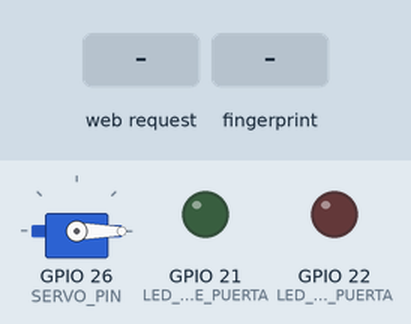
A sketch run on a simulated ESP32. On the bench: servo, output pins drawn as LEDs (lit = HIGH). Dashed ring = blinking. The test bench sets the inputs (shaded band). WiFi joins after 1.5 s; servers stay silent unless stated; uploads are accepted with an empty reply; the modem accepts every AT command (registered, SIM ready, sends succeed) and sends nothing else; what the sketch prints to the serial monitor is not drawn.

Above: at 5.8 s.
5.9 s: HTTP request GET /api/registrar-huella?id=1 received
At 6.0 s:
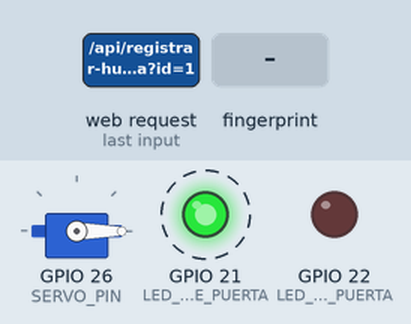
8.9 s: finger stored as number 1 placed on the sensor
At 11.95 s:
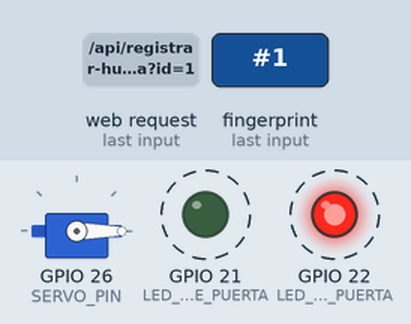
Timing chart, 0 to 14.8 s (numbered marks = the images above; inputs shaded):
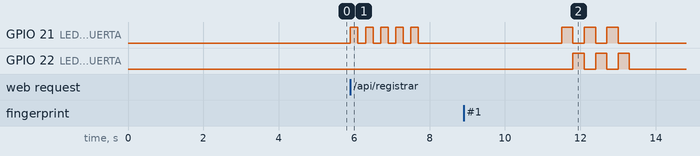

Measured:
- after the input at 5.9 s, GPIO 21 (LED_VERDE_PUERTA): alternates HIGH for 0.20 s and LOW for 0.20 s, 10 changes in all, then stays LOW, starting at once
- after the input at 8.9 s, GPIO 21 (LED_VERDE_PUERTA): alternates HIGH for 0.30 s and LOW for 0.30 s, 6 changes in all, then stays LOW, starting after 2.6 s; GPIO 22 (LED_ROJO_PUERTA): alternates HIGH for 0.30 s and LOW for 0.30 s, 6 changes in all, then stays LOW, starting after 2.9 s

The sketch:

huellaApi.ino
```cpp
#include <Adafruit_Fingerprint.h>
#include <ESP32Servo.h>
#include <WiFi.h>
#include <WebServer.h>
#include <HTTPClient.h>
#include <ArduinoJson.h>

#define SERVO_PIN 26
#define LED_VERDE_PUERTA 21
#define LED_ROJO_PUERTA 22
#define RX_PIN 16
#define TX_PIN 17
#define RX_GSM 3
#define TX_GSM 1

const char* ssid = "MEGACABLE-2.4G-FEAB";
const char* password = "2NyZbduaAC";
const char* apiEndpoint = "https://smar-edu-suite-backend.vercel.app/iot/huella/registrarHuella";

HardwareSerial huella_serial(2);
HardwareSerial gsmSerial(1);
Adafruit_Fingerprint finger = Adafruit_Fingerprint(&huella_serial);
Servo servo;
WebServer server(80);

bool registrandoHuella = false;
int maestroID = 0;
String estadoActual = "idle";
uint8_t huellaID = 0;
String numeroOrigen = "";

void setup() {
  pinMode(LED_VERDE_PUERTA, OUTPUT);
  pinMode(LED_ROJO_PUERTA, OUTPUT);
  digitalWrite(LED_VERDE_PUERTA, LOW);
  digitalWrite(LED_ROJO_PUERTA, LOW);

  servo.attach(SERVO_PIN);
  servo.write(0);

  Serial.begin(115200);
  huella_serial.begin(57600, SERIAL_8N1, RX_PIN, TX_PIN);
  gsmSerial.begin(9600, SERIAL_8N1, RX_GSM, TX_GSM);
  delay(100);

  Serial.println("Iniciando diagnóstico de GSM...");
  gsmSerial.println("AT");
  delay(1000);
  while (gsmSerial.available()) {
    String respuesta = gsmSerial.readStringUntil('\n');
    Serial.println("Respuesta GSM: " + respuesta);
  }

  gsmSerial.println("AT+CSQ");
  delay(500);
  while (gsmSerial.available()) {
    String csq = gsmSerial.readStringUntil('\n');
    Serial.println("Nivel de señal GSM: " + csq);
  }

  gsmSerial.println("AT+CREG?");
  delay(500);
  while (gsmSerial.available()) {
    String creg = gsmSerial.readStringUntil('\n');
    Serial.println("Estado de red GSM: " + creg);
  }

  finger.begin(57600);
  if (finger.verifyPassword()) {
    Serial.println("¡Sensor de huellas encontrado y funcionando!");
  } else {
    Serial.println("Sensor de huellas no encontrado. Verificar conexiones.");
    while (1) { delay(1); }
  }

  conectarWiFi();

  server.on("/api/registrar-huella", HTTP_GET, handleRegistrarHuella);
  server.on("/api/estado", HTTP_GET, getEstado);
  server.on("/api/eliminar-huella", HTTP_GET, handleEliminarHuella);
  server.begin();
  Serial.println("Servidor HTTP disponible en el puerto 80.");

  Serial.println("Envía un SMS con: 'registrar maestro id:123' para iniciar registro.");
}

void loop() {
  server.handleClient();

  if (registrandoHuella) {
    Serial.println("Espere: verificando huella existente por 5 segundos...");
    unsigned long start = millis();
    int existingId = -1;
    while (millis() - start < 5000) {
      existingId = verificarHuellaExistente();
      if (existingId > 0) break;
      delay(200);
    }

    if (existingId > 0) {
      enviarSMS("Huella existente detectada. Enviando a API.", numeroOrigen);
      enviarHuellaAPi(maestroID, existingId);
      registrandoHuella = false;
      estadoActual = "completado";
      enviarSMS("Huella registrada exitosamente en la API.", numeroOrigen);
    } else if (getFingerprintEnroll(huellaID)) {
      delay(1000);
      enviarSMS("Huella capturada. Enviando a API...", numeroOrigen);
      enviarHuellaAPi(maestroID, huellaID);
      registrandoHuella = false;
      estadoActual = "completado";
      enviarSMS("Huella registrada exitosamente en la API.", numeroOrigen);
    } else {
      Serial.println("Fallo al registrar huella.");
      estadoActual = "error";
      registrandoHuella = false;
      enviarSMS("Hubo un error al registrar la huella.", numeroOrigen);
    }
  }

  if (gsmSerial.available()) {
    String linea = gsmSerial.readStringUntil('\n');
    linea.trim();

    if (linea.indexOf("+CMT:") != -1) {
      int startNum = linea.indexOf(",\"") + 2;
      int endNum = linea.indexOf("\"", startNum);
      numeroOrigen = linea.substring(startNum, endNum);
      linea = gsmSerial.readStringUntil('\n');

      Serial.println("SMS recibido de " + numeroOrigen + ": " + linea);

      if (linea.indexOf("registrar maestro") != -1) {
        int indexID = linea.indexOf("id:");
        if (indexID != -1) {
          maestroID = linea.substring(indexID + 3).toInt();
          huellaID = maestroID;
          registrandoHuella = true;
          estadoActual = "registrando";
          enviarSMS("Registro de huella iniciado para ID: " + String(maestroID), numeroOrigen);
        }
      }
    }
  }
}

void enviarSMS(String mensaje, String numero) {
  gsmSerial.println("AT+CMGF=1");
  delay(500);
  gsmSerial.println("AT+CMGS=\"" + numero + "\"");
  delay(500);
  gsmSerial.print(mensaje);
  delay(500);
  gsmSerial.write(26);
  delay(500);
}


void conectarWiFi() {
  WiFi.begin(ssid, password);
  Serial.println("Conectando a WiFi...");
  unsigned long startAttemptTime = millis();
  while (WiFi.status() != WL_CONNECTED && millis() - startAttemptTime < 15000) {
    delay(500);
    Serial.print(".");
  }

  if (WiFi.status() != WL_CONNECTED) {
    Serial.println("\nNo se pudo conectar a WiFi, reiniciando...");
    ESP.restart();
  }

  Serial.println("\nWiFi conectado");
  Serial.print("Dirección IP: ");
  Serial.println(WiFi.localIP());
}

void blinkLED(int pin, int times, int delayTime) {
  for (int i = 0; i < times; i++) {
    digitalWrite(pin, HIGH);
    delay(delayTime);
    digitalWrite(pin, LOW);
    delay(delayTime);
  }
}

void blinkIntercalado(int times, int delayTime) {
  for (int i = 0; i < times; i++) {
    digitalWrite(LED_VERDE_PUERTA, HIGH);
    delay(delayTime);
    digitalWrite(LED_VERDE_PUERTA, LOW);
    digitalWrite(LED_ROJO_PUERTA, HIGH);
    delay(delayTime);
    digitalWrite(LED_ROJO_PUERTA, LOW);
  }
}

void getEstado() {
  DynamicJsonDocument doc(256);
  doc["estado"] = estadoActual;

  String response;
  serializeJson(doc, response);
  server.send(200 , "application/json", response);
}

void handleRegistrarHuella() {
  if (server.hasArg("id")) {
    maestroID = server.arg("id").toInt();
    if (maestroID > 0) {
      huellaID = buscarIDDisponible();
      if (huellaID != 0) {
        blinkLED(LED_VERDE_PUERTA, 5, 200);
        registrandoHuella = true;
        estadoActual = "registrando";
        server.send(200, "text/plain", "Registro de huella iniciado");
      } else {
        server.send(400, "text/plain", "No hay espacio disponible para nuevas huellas");
      }
    } else {
      server.send(400, "text/plain", "ID de maestro no válido");
    }
  } else {
    server.send(400, "text/plain", "ID de maestro no proporcionado");
  }
}

void handleEliminarHuella() {
  if (server.hasArg("idhuella")) {
    int idHuellaEliminar = server.arg("idhuella").toInt();
    if (idHuellaEliminar > 0 && idHuellaEliminar < 128) {
      if (finger.deleteModel(idHuellaEliminar) == FINGERPRINT_OK) {
        server.send(200, "text/plain", "Huella eliminada correctamente");
        blinkLED(LED_VERDE_PUERTA, 3, 200);
      } else {
        server.send(500, "text/plain", "Error al eliminar la huella");
        blinkLED(LED_ROJO_PUERTA, 3, 200);
      }
    } else {
      server.send(400, "text/plain", "ID de huella no válido");
    }
  } else {
    server.send(400, "text/plain", "ID de huella no proporcionado");
  }
}

uint8_t buscarIDDisponible() {
  for (uint8_t i = 1; i < 128; i++) {
    if (finger.loadModel(i) != FINGERPRINT_OK) {
      return i;
    }
  }
  return 0;
}

int verificarHuellaExistente() {
  if (finger.getImage() != FINGERPRINT_OK) return -1;
  if (finger.image2Tz() != FINGERPRINT_OK) return -1;
  if (finger.fingerFastSearch() != FINGERPRINT_OK) return -1;
  return finger.fingerID;
}

uint8_t getFingerprintEnroll(uint8_t id) {
  int p = -1;
  Serial.print("Esperando primer toma de dedo válido para #"); Serial.println(id);

  while (p != FINGERPRINT_OK) {
    p = finger.getImage();
    if (p == FINGERPRINT_NOFINGER) { delay(100); continue; }
    if (p != FINGERPRINT_OK) { blinkLED(LED_ROJO_PUERTA, 3, 150); }
  }
  finger.image2Tz(1);
  blinkLED(LED_VERDE_PUERTA, 3, 150);

  Serial.println("Retira el dedo...");
  delay(2000);
  while (finger.getImage() != FINGERPRINT_NOFINGER) { delay(100); }

  Serial.println("Coloca el mismo dedo nuevamente para segunda toma");
  p = -1;
  while (p != FINGERPRINT_OK) {
    p = finger.getImage();
    if (p == FINGERPRINT_NOFINGER) { delay(100); continue; }
    if (p != FINGERPRINT_OK) { blinkLED(LED_ROJO_PUERTA, 3, 150); }
  }
  finger.image2Tz(2);
  blinkLED(LED_VERDE_PUERTA, 3, 150);

  if (finger.createModel() != FINGERPRINT_OK) {
    blinkLED(LED_ROJO_PUERTA, 3, 200);
    return 0;
  }
  if (finger.storeModel(id) != FINGERPRINT_OK) {
    blinkLED(LED_ROJO_PUERTA, 3, 200);
    return 0;
  }

  return true;
}

void enviarHuellaAPi(int idMaestro, uint8_t idHuella) {
  if (WiFi.status() != WL_CONNECTED) {
    Serial.println("WiFi desconectado, reintentando conexión...");
    conectarWiFi();
  }

  HTTPClient http;
  http.begin(apiEndpoint);
  http.addHeader("Content-Type", "application/json");

DynamicJsonDocument doc(256);
  doc["idMaestro"] = idMaestro;
  doc["idhuella"] = idHuella;

  String jsonString;
  serializeJson(doc, jsonString);

  int httpResponseCode = http.POST(jsonString);
  if (httpResponseCode > 0) {
    String response = http.getString();
    Serial.println(httpResponseCode);
    Serial.println(response);
    blinkIntercalado(3, 300);
  } else {
    Serial.print("Error en la conexión o envío: ");
    Serial.println(httpResponseCode);
    estadoActual = "error_api";
    blinkLED(LED_ROJO_PUERTA, 5, 200);
  }
  http.end();
}
```
